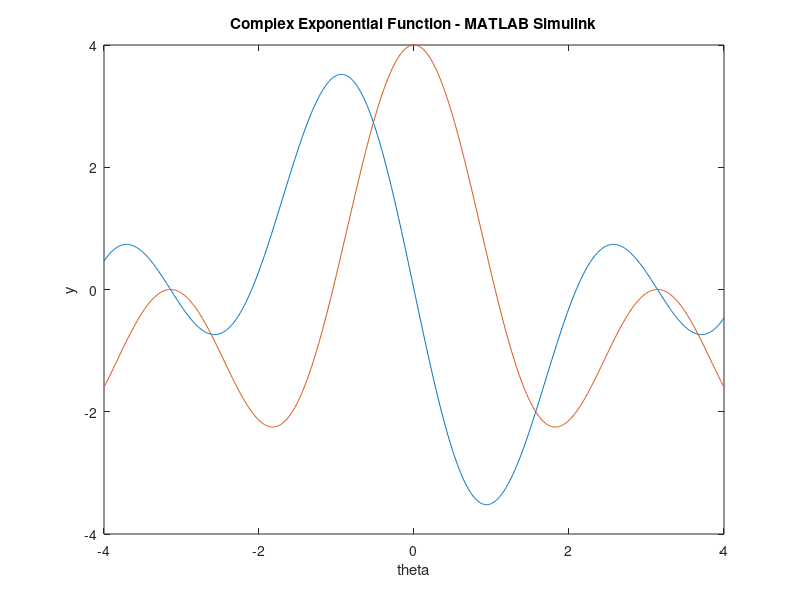
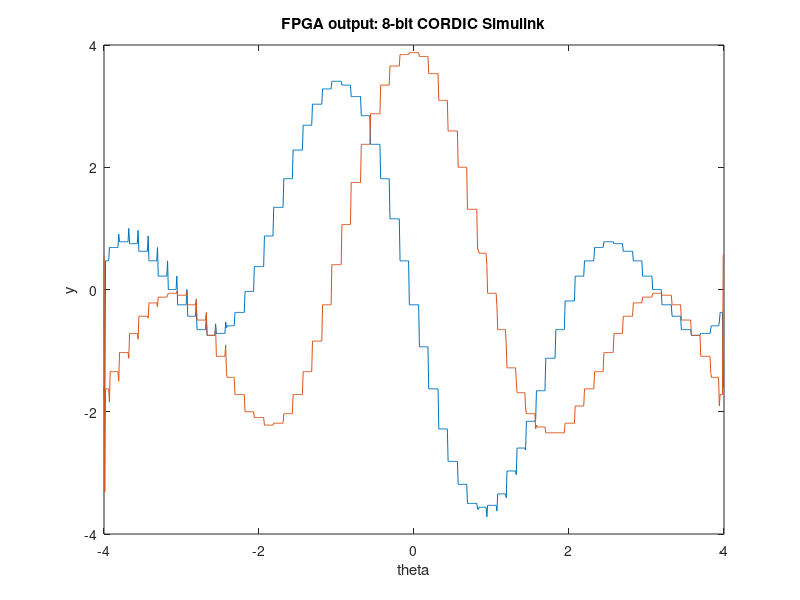
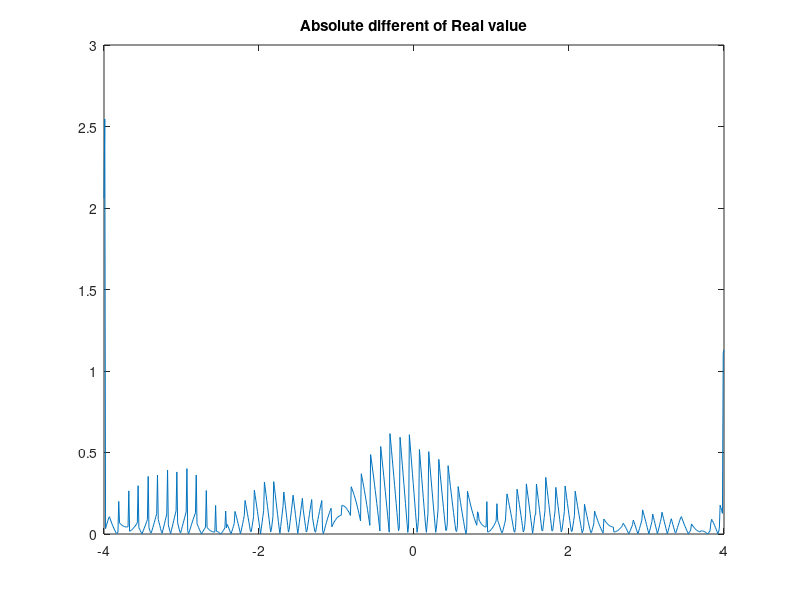

The MATLAB source for these figures, in order:
clc;
clear all;
theta = -4:0.01:4;
y = exp((1i*1.*theta)+log(2))*exp(1i*pi/2)+exp((1i*2.*theta)+log(2))*exp(1i*pi/2);;

y_real = real(y);
y_imag = imag(y);
f1= figure;
plot(theta,y_real);
hold on
plot(theta,y_imag);
xlabel('theta'),
ylabel('y'),
title('Complex Exponential Function - MATLAB Simulink');

Theta = theta';

COS_MATLAB = cos(theta)';
SIN_MATLAB = sin(theta)';

MATLAB_IN_OUT = [Theta, COS_MATLAB, SIN_MATLAB];


fileID1 = fopen('FinalData_cos.txt','r');
fileID2 = fopen('FinalData_sin.txt','r');
formatSpec = '%f';

COS_FPGA = fscanf(fileID1,formatSpec);
SIN_FPGA = fscanf(fileID2,formatSpec);
COS_FPGA = COS_FPGA(15:815);
SIN_FPGA = SIN_FPGA(15:815);
z = COS_FPGA + SIN_FPGA*1i;

f2= figure;
plot(theta,COS_FPGA);
hold on
plot(theta,SIN_FPGA);
xlabel('theta'),
ylabel('y'),
title('FPGA output: 8-bit CORDIC Simulink');

% FPGA_IN_OUT = [Theta, COS_FPGA, SIN_FPGA];
% 
% 
cos_abs_diff = abs(y_real'-COS_FPGA);
sin_abs_diff = abs(y_imag' - SIN_FPGA);
% 
f3= figure;
plot(theta, cos_abs_diff);
title('Absolute different of Real value');
% 
Final_cos_abs_diff = sum( cos_abs_diff )/801;
Final_sin_abs_diff = sum( sin_abs_diff )/801;
%plot(theta, cos_abs_diff);
% 
% MSE_COS = immse(COS_MATLAB,COS_FPGA);
% MSE_SIN = immse(SIN_MATLAB,SIN_FPGA);
% 
% Accuracy = zeros(629,1);
% for j = 1:629
%     if (COS_FPGA(j)-COS_MATLAB(j))<0
%         Accuracy(j) = (abs(COS_FPGA(j)/COS_MATLAB(j)))*100;
%     else
%         Accuracy(j) = (abs(COS_MATLAB(j)/COS_FPGA(j)))*100;
%     end
% end
% 
% Accuracy_final = sum(Accuracy)/629;
% 
% 
% abs_cos_dif_10000000 = cos_abs_diff.*100000;
% f4= figure; plot(theta(2:629),abs_cos_dif_10000000(2:629));
% title('Zoomed absolute different of Consine value');

%abs_sin_dif_10000000 = sin_abs_diff.*100000;
%plot(theta(2:629),abs_sin_dif_10000000(2:629));
